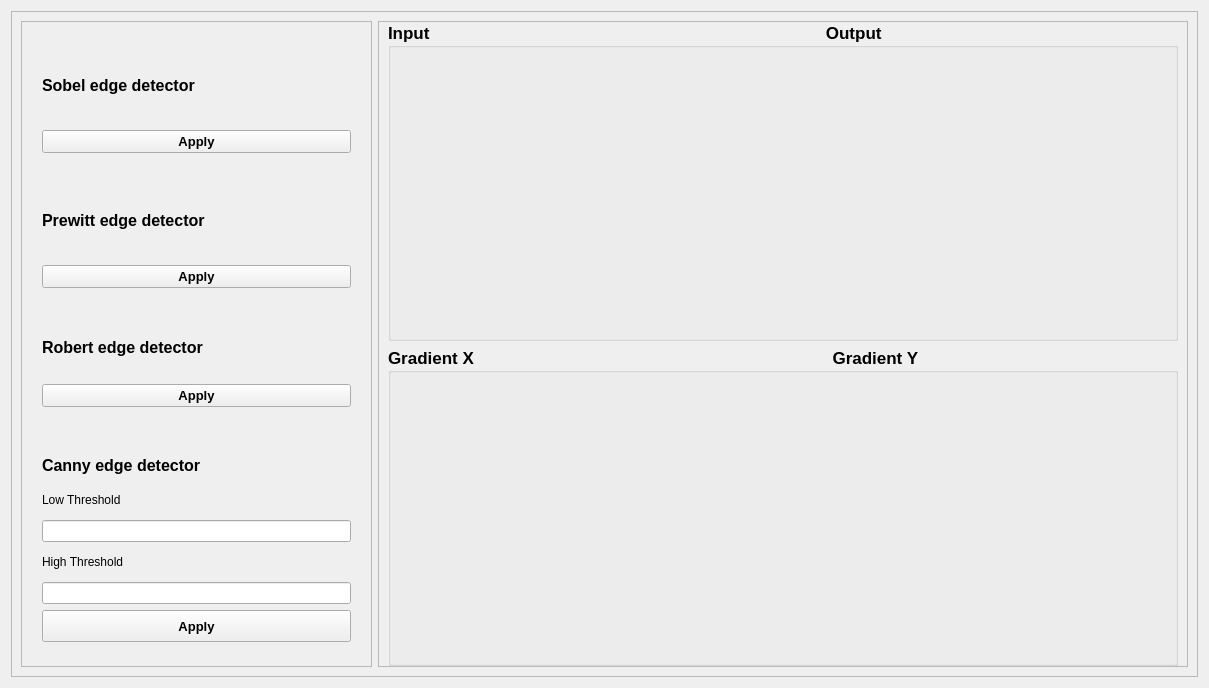
      <widget class="QWidget" name="Edge_detection">
       <attribute name="title">
        <string>Edge detection</string>
       </attribute>
       <layout class="QVBoxLayout" name="verticalLayout_16">
        <item>
         <widget class="QFrame" name="imageFrame_3">
          <property name="minimumSize">
           <size>
            <width>600</width>
            <height>0</height>
           </size>
          </property>
          <property name="frameShape">
           <enum>QFrame::StyledPanel</enum>
          </property>
          <property name="frameShadow">
           <enum>QFrame::Raised</enum>
          </property>
          <layout class="QHBoxLayout" name="horizontalLayout_13">
           <item>
            <widget class="QFrame" name="frame_13">
             <property name="minimumSize">
              <size>
               <width>351</width>
               <height>0</height>
              </size>
             </property>
             <property name="maximumSize">
              <size>
               <width>220</width>
               <height>16777215</height>
              </size>
             </property>
             <property name="frameShape">
              <enum>QFrame::StyledPanel</enum>
             </property>
             <property name="frameShadow">
              <enum>QFrame::Raised</enum>
             </property>
             <layout class="QVBoxLayout" name="verticalLayout_14">
              <property name="leftMargin">
               <number>11</number>
              </property>
              <property name="topMargin">
               <number>11</number>
              </property>
              <property name="rightMargin">
               <number>11</number>
              </property>
              <property name="bottomMargin">
               <number>11</number>
              </property>
              <item>
               <widget class="QWidget" name="widget_10" native="true">
                <property name="maximumSize">
                 <size>
                  <width>16777215</width>
                  <height>125</height>
                 </size>
                </property>
                <layout class="QVBoxLayout" name="verticalLayout_15">
                 <item>
                  <widget class="QLabel" name="label_10">
                   <property name="font">
                    <font>
                     <pointsize>12</pointsize>
                     <weight>75</weight>
                     <bold>true</bold>
                    </font>
                   </property>
                   <property name="text">
                    <string>Sobel edge detector</string>
                   </property>
                  </widget>
                 </item>
                 <item>
                  <widget class="QPushButton" name="sobel">
                   <property name="font">
                    <font>
                     <pointsize>10</pointsize>
                     <weight>75</weight>
                     <italic>false</italic>
                     <bold>true</bold>
                     <underline>false</underline>
                     <strikeout>false</strikeout>
                    </font>
                   </property>
                   <property name="text">
                    <string>Apply</string>
                   </property>
                  </widget>
                 </item>
                </layout>
               </widget>
              </item>
              <item>
               <widget class="QWidget" name="widget_11" native="true">
                <property name="maximumSize">
                 <size>
                  <width>16777215</width>
                  <height>125</height>
                 </size>
                </property>
                <layout class="QVBoxLayout" name="verticalLayout_40">
                 <item>
                  <widget class="QLabel" name="label_13">
                   <property name="font">
                    <font>
                     <pointsize>12</pointsize>
                     <weight>75</weight>
                     <bold>true</bold>
                    </font>
                   </property>
                   <property name="text">
                    <string>Prewitt edge detector</string>
                   </property>
                  </widget>
                 </item>
                 <item>
                  <widget class="QPushButton" name="prewitt">
                   <property name="font">
                    <font>
                     <pointsize>10</pointsize>
                     <weight>75</weight>
                     <italic>false</italic>
                     <bold>true</bold>
                     <underline>false</underline>
                     <strikeout>false</strikeout>
                    </font>
                   </property>
                   <property name="text">
                    <string>Apply</string>
                   </property>
                  </widget>
                 </item>
                </layout>
               </widget>
              </item>
              <item>
               <widget class="QWidget" name="widget_12" native="true">
                <property name="maximumSize">
                 <size>
                  <width>16777215</width>
                  <height>125</height>
                 </size>
                </property>
                <layout class="QVBoxLayout" name="verticalLayout_41">
                 <item>
                  <widget class="QLabel" name="label_160">
                   <property name="maximumSize">
                    <size>
                     <width>16777215</width>
                     <height>30</height>
                    </size>
                   </property>
                   <property name="font">
                    <font>
                     <pointsize>12</pointsize>
                     <weight>75</weight>
                     <bold>true</bold>
                    </font>
                   </property>
                   <property name="text">
                    <string>Robert edge detector</string>
                   </property>
                  </widget>
                 </item>
                 <item>
                  <widget class="QPushButton" name="robert">
                   <property name="font">
                    <font>
                     <pointsize>10</pointsize>
                     <weight>75</weight>
                     <italic>false</italic>
                     <bold>true</bold>
                     <underline>false</underline>
                     <strikeout>false</strikeout>
                    </font>
                   </property>
                   <property name="text">
                    <string>Apply</string>
                   </property>
                  </widget>
                 </item>
                </layout>
               </widget>
              </item>
              <item>
               <widget class="QWidget" name="widget_13" native="true">
                <property name="maximumSize">
                 <size>
                  <width>16777215</width>
                  <height>209</height>
                 </size>
                </property>
                <layout class="QVBoxLayout" name="verticalLayout_88">
                 <item>
                  <widget class="QLabel" name="label_18">
                   <property name="font">
                    <font>
                     <pointsize>12</pointsize>
                     <weight>75</weight>
                     <bold>true</bold>
                    </font>
                   </property>
                   <property name="text">
                    <string>Canny edge detector</string>
                   </property>
                  </widget>
                 </item>
                 <item>
                  <widget class="QLabel" name="label_7">
                   <property name="text">
                    <string>Low Threshold</string>
                   </property>
                  </widget>
                 </item>
                 <item>
                  <widget class="QLineEdit" name="lowThreshold"/>
                 </item>
                 <item>
                  <widget class="QLabel" name="label_8">
                   <property name="text">
                    <string>High Threshold</string>
                   </property>
                  </widget>
                 </item>
                 <item>
                  <widget class="QLineEdit" name="highThreshold"/>
                 </item>
                 <item>
                  <widget class="QPushButton" name="canny">
                   <property name="minimumSize">
                    <size>
                     <width>0</width>
                     <height>32</height>
                    </size>
                   </property>
                   <property name="font">
                    <font>
                     <pointsize>10</pointsize>
                     <weight>75</weight>
                     <italic>false</italic>
                     <bold>true</bold>
                     <underline>false</underline>
                     <strikeout>false</strikeout>
                    </font>
                   </property>
                   <property name="text">
                    <string>Apply</string>
                   </property>
                  </widget>
                 </item>
                </layout>
               </widget>
              </item>
             </layout>
            </widget>
           </item>
           <item>
            <widget class="QFrame" name="frame_17">
             <property name="frameShape">
              <enum>QFrame::StyledPanel</enum>
             </property>
             <property name="frameShadow">
              <enum>QFrame::Raised</enum>
             </property>
             <layout class="QVBoxLayout" name="verticalLayout_89">
              <property name="topMargin">
               <number>0</number>
              </property>
              <property name="bottomMargin">
               <number>0</number>
              </property>
              <item>
               <widget class="QGroupBox" name="inputgroupBox_3">
                <property name="font">
                 <font>
                  <pointsize>13</pointsize>
                  <weight>75</weight>
                  <bold>true</bold>
                 </font>
                </property>
                <property name="title">
                 <string>Input                                                                                    Output</string>
                </property>
                <layout class="QHBoxLayout" name="horizontalLayout_6">
                 <property name="topMargin">
                  <number>0</number>
                 </property>
                 <property name="bottomMargin">
                  <number>0</number>
                 </property>
                 <item>
                  <widget class="QLabel" name="input_edge">
                   <property name="sizePolicy">
                    <sizepolicy hsizetype="Expanding" vsizetype="Expanding">
                     <horstretch>0</horstretch>
                     <verstretch>0</verstretch>
                    </sizepolicy>
                   </property>
                   <property name="minimumSize">
                    <size>
                     <width>380</width>
                     <height>290</height>
                    </size>
                   </property>
                   <property name="maximumSize">
                    <size>
                     <width>370</width>
                     <height>290</height>
                    </size>
                   </property>
                   <property name="text">
                    <string/>
                   </property>
                  </widget>
                 </item>
                 <item>
                  <widget class="QLabel" name="output_edge">
                   <property name="sizePolicy">
                    <sizepolicy hsizetype="Expanding" vsizetype="Expanding">
                     <horstretch>30</horstretch>
                     <verstretch>43</verstretch>
                    </sizepolicy>
                   </property>
                   <property name="minimumSize">
                    <size>
                     <width>380</width>
                     <height>290</height>
                    </size>
                   </property>
                   <property name="maximumSize">
                    <size>
                     <width>370</width>
                     <height>290</height>
                    </size>
                   </property>
                   <property name="text">
                    <string/>
                   </property>
                  </widget>
                 </item>
                </layout>
               </widget>
              </item>
              <item>
               <widget class="QGroupBox" name="outputGroupBox_3">
                <property name="font">
                 <font>
                  <pointsize>13</pointsize>
                  <weight>75</weight>
                  <italic>false</italic>
                  <bold>true</bold>
                 </font>
                </property>
                <property name="title">
                 <string>Gradient X                                                                            Gradient Y</string>
                </property>
                <layout class="QHBoxLayout" name="horizontalLayout_14">
                 <property name="topMargin">
                  <number>0</number>
                 </property>
                 <property name="bottomMargin">
                  <number>0</number>
                 </property>
                 <item>
                  <widget class="QLabel" name="output_edge_x">
                   <property name="sizePolicy">
                    <sizepolicy hsizetype="Expanding" vsizetype="Expanding">
                     <horstretch>0</horstretch>
                     <verstretch>0</verstretch>
                    </sizepolicy>
                   </property>
                   <property name="minimumSize">
                    <size>
                     <width>380</width>
                     <height>290</height>
                    </size>
                   </property>
                   <property name="maximumSize">
                    <size>
                     <width>370</width>
                     <height>290</height>
                    </size>
                   </property>
                   <property name="text">
                    <string/>
                   </property>
                  </widget>
                 </item>
                 <item>
                  <widget class="QLabel" name="output_edge_y">
                   <property name="sizePolicy">
                    <sizepolicy hsizetype="Expanding" vsizetype="Expanding">
                     <horstretch>0</horstretch>
                     <verstretch>0</verstretch>
                    </sizepolicy>
                   </property>
                   <property name="minimumSize">
                    <size>
                     <width>380</width>
                     <height>290</height>
                    </size>
                   </property>
                   <property name="maximumSize">
                    <size>
                     <width>370</width>
                     <height>290</height>
                    </size>
                   </property>
                   <property name="text">
                    <string/>
                   </property>
                  </widget>
                 </item>
                </layout>
               </widget>
              </item>
             </layout>
            </widget>
           </item>
          </layout>
         </widget>
        </item>
       </layout>
      </widget>
